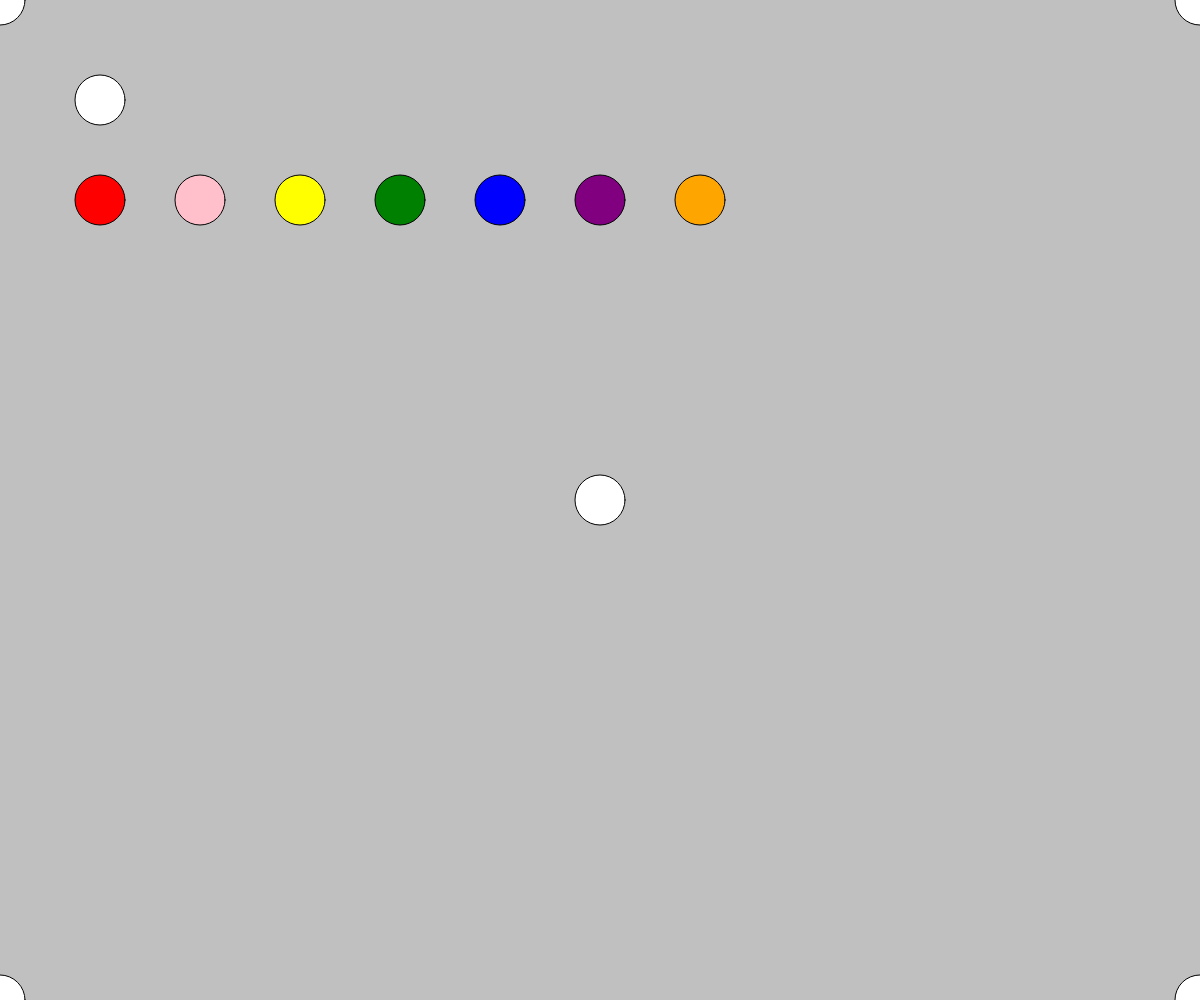
Frame 1 (no input)
Frame 2 (the mouse pressed at the canvas centre, redrawn once): identical to frame 1, image omitted

The p5.js sketch that drew this single still picture (run headless with seeded random() and noise() and a simulated clock; the mouse was pressed at the canvas centre and the sketch redrawn once):

// p5.js sketch
// ── sketch.js
"use strict"

function setup(){
	createCanvas(windowWidth, windowHeight);
	noLoop();
}

function draw(){
	background("silver");

	// x座標, y座標, 直径
	circle(100, 100, 50);

	// fillでRainbow
	fill("red");
	circle(100, 200, 50);
	fill("pink");
	circle(200, 200, 50);
	fill("yellow");
	circle(300, 200, 50);
	fill("green");
	circle(400, 200, 50);
	fill("blue");
	circle(500, 200, 50);
	fill("purple");
	circle(600, 200, 50);
	fill("orange");
	circle(700, 200, 50);

	// width: キャンバスの横幅
	// height: キャンバスの高さ
	fill("white");
	circle(0, 0, 50);// 左上
	circle(width, 0, 50);// 右上
	circle(0, height, 50);// 左下
	circle(width, height, 50);// 右下
	circle(width/2, height/2, 50);// 中央
}
